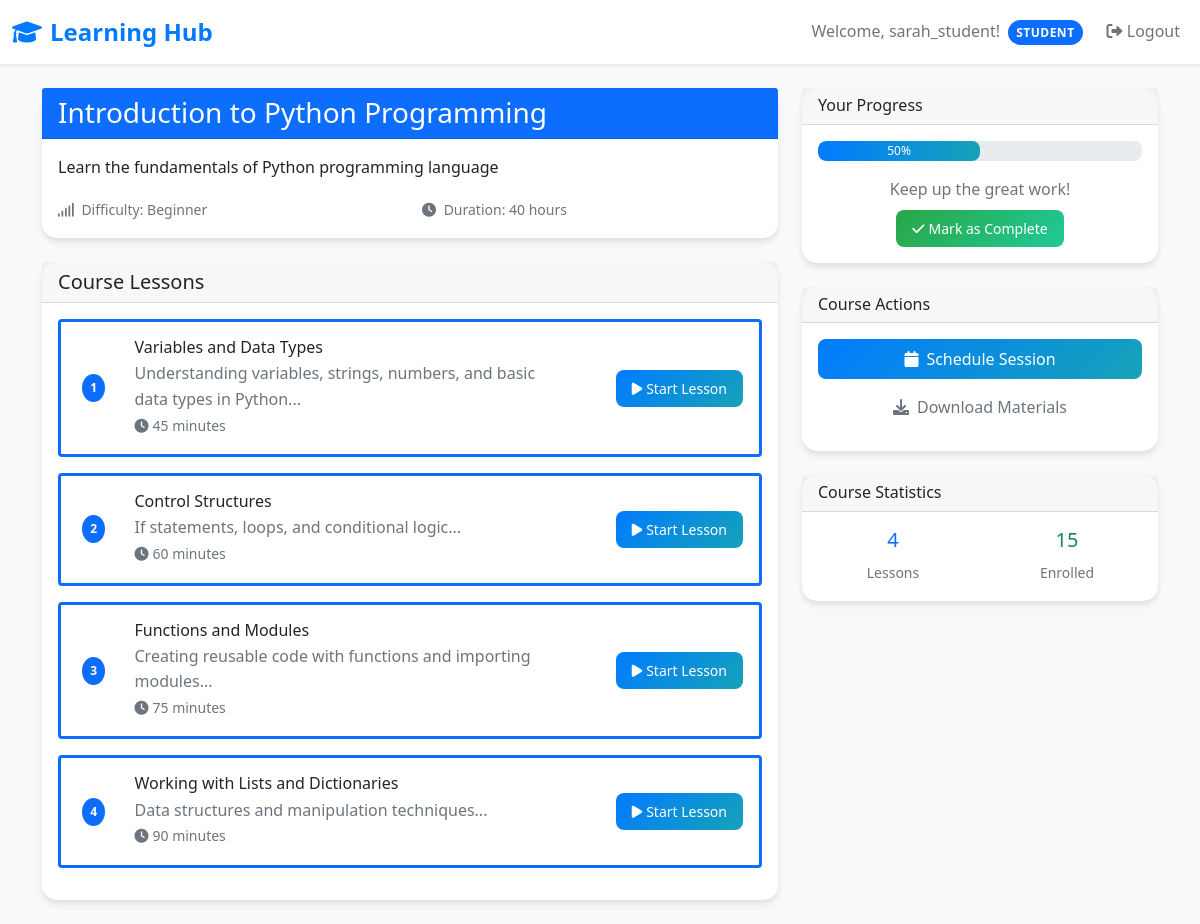
Page /course/1 (signed in) on the committed database.
### tables this page shows
CREATE TABLE courses (
    id INTEGER PRIMARY KEY AUTOINCREMENT,
    title TEXT NOT NULL,
    description TEXT,
    difficulty_level TEXT DEFAULT 'beginner',
    estimated_duration INTEGER, -- in hours
    created_by INTEGER,
    created_at TIMESTAMP DEFAULT CURRENT_TIMESTAMP,
    updated_at TIMESTAMP DEFAULT CURRENT_TIMESTAMP,
    FOREIGN KEY (created_by) REFERENCES users (id)
);

CREATE TABLE lessons (
    id INTEGER PRIMARY KEY AUTOINCREMENT,
    course_id INTEGER NOT NULL,
    title TEXT NOT NULL,
    content TEXT,
    lesson_order INTEGER NOT NULL,
    duration INTEGER, -- in minutes
    created_at TIMESTAMP DEFAULT CURRENT_TIMESTAMP,
    FOREIGN KEY (course_id) REFERENCES courses (id) ON DELETE CASCADE
);

CREATE TABLE progress (
    id INTEGER PRIMARY KEY AUTOINCREMENT,
    user_id INTEGER NOT NULL,
    course_id INTEGER NOT NULL,
    lesson_id INTEGER,
    progress INTEGER DEFAULT 0 CHECK (progress >= 0 AND progress <= 100),
    completed BOOLEAN DEFAULT FALSE,
    last_accessed TIMESTAMP DEFAULT CURRENT_TIMESTAMP,
    updated_at TIMESTAMP DEFAULT CURRENT_TIMESTAMP,
    UNIQUE(user_id, course_id),
    FOREIGN KEY (user_id) REFERENCES users (id) ON DELETE CASCADE,
    FOREIGN KEY (course_id) REFERENCES courses (id) ON DELETE CASCADE,
    FOREIGN KEY (lesson_id) REFERENCES lessons (id) ON DELETE SET NULL
);

### app.py (the view)
@app.route('/course/<int:course_id>')
@login_required
def course_view(course_id):
    conn = get_db_connection()
    course = conn.execute('SELECT * FROM courses WHERE id = ?', (course_id,)).fetchone()
    lessons = conn.execute('SELECT * FROM lessons WHERE course_id = ? ORDER BY lesson_order',
                           (course_id,)).fetchall()
    progress = None
    completed_lessons = []
    if session['user_role'] == 'student':
        progress = conn.execute('SELECT * FROM progress WHERE user_id = ? AND course_id = ?',
                                (session['user_id'], course_id)).fetchone()
        completed_lessons = session.get(f'completed_lessons_{course_id}', [])
    conn.close()
    return render_template('course_view.html', course=course, lessons=lessons,
                           progress=progress, completed_lessons=completed_lessons)

### app.py (called while the page is built)
def get_db_connection():
    conn = sqlite3.connect('learning_hub.db')
    conn.row_factory = sqlite3.Row
    return conn

def login_required(f):
    from functools import wraps
    @wraps(f)
    def decorated_function(*args, **kwargs):
        if 'user_id' not in session:
            return redirect(url_for('login'))
        return f(*args, **kwargs)
    return decorated_function

### templates/course_view.html (shortened to what this page needs)
{% extends "base.html" %}
{% block content %}
<div class="container mt-4">
    <div class="row">
        <div class="col-md-8">
            <div class="card dashboard-card mb-4">
                <div class="card-header bg-primary text-white">
                    <h3 class="mb-0">{{ course.title }}</h3>
                </div>
                <div class="card-body">
                    <p class="card-text">{{ course.description }}</p>
                    <div class="row">
                        <div class="col-md-6">
                            <small class="text-muted">
                                <i class="fas fa-signal me-1"></i>
                                Difficulty: {{ course.difficulty_level.title() }}
                            </small>
                        </div>
                        <div class="col-md-6">
                            <small class="text-muted">
                                <i class="fas fa-clock me-1"></i>
                                Duration: {{ course.estimated_duration }} hours
                            </small>
                        </div>
                    </div>
                </div>
            </div>
            <div class="card dashboard-card">
                <div class="card-header">
                    <h5 class="mb-0">Course Lessons</h5>
                </div>
                <div class="card-body">
                    {% for lesson in lessons %}
                    <div class="card mb-3 border-start border-{{ 'success' if lesson.id in completed_lessons else 'primary' }} border-3">
                        <div class="card-body">
                            <div class="row align-items-center">
                                <div class="col-md-1 text-center">
                                    {% if lesson.id in completed_lessons %}
                                        <span class="badge bg-success rounded-circle p-2">
                                            <i class="fas fa-check"></i>
                                        </span>
                                    {% else %}
                                        <span class="badge bg-primary rounded-circle p-2">{{ lesson.lesson_order }}</span>
                                    {% endif %}
                                </div>
                                <div class="col-md-8">
                                    <h6 class="card-title mb-1">
                                        {{ lesson.title }}
                                    </h6>
                                    <p class="card-text text-muted mb-0">{{ lesson.content[:100] }}...</p>
                                    <small class="text-muted">
                                        <i class="fas fa-clock me-1"></i>{{ lesson.duration }} minutes
                                    </small>
                                </div>
                                <div class="col-md-3 text-end">
                                    {% if session.user_role == 'student' %}
                                        {% if lesson.id in completed_lessons %}
                                            <button class="btn btn-outline-success btn-sm" disabled>
                                                <i class="fas fa-check me-1"></i>Completed
                                            </button>
                                            <br><small class="text-muted mt-1">Well done!</small>
                                        {% else %}
                                            <a href="{{ url_for('start_lesson', lesson_id=lesson.id) }}" class="btn btn-primary btn-sm">
                                                <i class="fas fa-play me-1"></i>Start Lesson
                                            </a>
                                        {% endif %}
                                    {% else %}
                                        <button class="btn btn-outline-info btn-sm">
                                            <i class="fas fa-eye me-1"></i>View Content
                                        </button>
                                    {% endif %}
                                </div>
                            </div>
                        </div>
                    </div>
                    {% endfor %}
                </div>
            </div>
        </div>
        <div class="col-md-4">
            {% if session.user_role == 'student' and progress %}
            <div class="card dashboard-card mb-4">
                <div class="card-header">
                    <h6 class="mb-0">Your Progress</h6>
                </div>
                <div class="card-body text-center">
                    <div class="progress mb-3" style="height: 20px;">
                        <div class="progress-bar" role="progressbar"
                             style="width: {{ progress.progress }}%"
                             aria-valuenow="{{ progress.progress }}"
                             aria-valuemin="0" aria-valuemax="100">
                            {{ progress.progress }}%
                        </div>
                    </div>
                    <p class="text-muted mb-0">Keep up the great work!</p>
                    <button class="btn btn-success btn-sm mt-2" onclick="updateProgress({{ course.id }})">
                        <i class="fas fa-check me-1"></i>Mark as Complete
                    </button>
                </div>
            </div>
            {% endif %}
            <div class="card dashboard-card mb-4">
                <div class="card-header">
                    <h6 class="mb-0">Course Actions</h6>
                </div>
                <div class="card-body">
                    {% if session.user_role == 'student' %}
                        <button class="btn btn-primary w-100 mb-2" onclick="openScheduleModal()">
                            <i class="fas fa-calendar me-2"></i>Schedule Session
                        </button>
                        <button class="btn btn-outline-secondary w-100 mb-2">
                            <i class="fas fa-download me-2"></i>Download Materials
                        </button>
                    {% endif %}
                </div>
            </div>
            <div class="card dashboard-card">
                <div class="card-header">
                    <h6 class="mb-0">Course Statistics</h6>
                </div>
                <div class="card-body">
                    <div class="row text-center">
                        <div class="col-6">
                            <h5 class="text-primary">{{ lessons|length }}</h5>
                            <small class="text-muted">Lessons</small>
                        </div>
                        <div class="col-6">
                            <h5 class="text-success">15</h5>
                            <small class="text-muted">Enrolled</small>
                        </div>
                    </div>
                </div>
            </div>
        </div>
    </div>
</div>
{% endblock %}

### templates/base.html (shortened to what this page needs)
<!DOCTYPE html>
<html lang="en">
<head>
    <link href="https://cdnjs.cloudflare.com/ajax/libs/bootstrap/5.1.3/css/bootstrap.min.css" rel="stylesheet">
    <link href="https://cdnjs.cloudflare.com/ajax/libs/font-awesome/6.0.0/css/all.min.css" rel="stylesheet">
    <link href="{{ url_for('static', filename='css/style.css') }}" rel="stylesheet">
</head>
<body>
    <nav class="navbar navbar-expand-lg navbar-light bg-white shadow-sm">
        <div class="container-fluid">
            <a class="navbar-brand" href="{{ url_for('index') }}">
                <i class="fas fa-graduation-cap me-2"></i>Learning Hub
            </a>
            {% if session.user_id %}
            <div class="navbar-nav ms-auto">
                <span class="navbar-text me-3">
                    Welcome, {{ session.username }}!
                    <span class="role-badge bg-primary text-white ms-1">{{ session.user_role.title() }}</span>
                </span>
                <a class="nav-link" href="{{ url_for('logout') }}">
                    <i class="fas fa-sign-out-alt"></i> Logout
                </a>
            </div>
            {% endif %}
        </div>
    </nav>
    <div class="container-fluid">
        {% block content %}{% endblock %}
    </div>
</body>
</html>

### static/css/style.css (style rules this page uses)
:root { --primary-color: #007bff; --secondary-color: #6c757d; --success-color: #28a745; --warning-color: #ffc107; --danger-color: #dc3545; --info-color: #17a2b8; --light-color: #f8f9fa; --dark-color: #343a40; }
body { background-color: var(--light-color); font-family: 'Segoe UI', Tahoma, Geneva, Verdana, sans-serif; line-height: 1.6; }
.navbar-brand { font-weight: bold; color: var(--primary-color) !important; font-size: 1.5rem; }
.dashboard-card { border: none; border-radius: 15px; box-shadow: 0 4px 6px rgba(0, 0, 0, 0.1); transition: transform 0.3s ease, box-shadow 0.3s ease; margin-bottom: 1.5rem; }
.role-badge { font-size: 0.75rem; padding: 0.25rem 0.5rem; border-radius: 20px; font-weight: 600; text-transform: uppercase; letter-spacing: 0.5px; }
.progress { height: 10px; border-radius: 8px; background-color: #e9ecef; overflow: hidden; }
.progress-bar { background: linear-gradient(90deg, var(--primary-color), var(--info-color)); border-radius: 8px; transition: width 0.6s ease; }
.btn { border-radius: 8px; font-weight: 500; padding: 0.5rem 1rem; transition: all 0.3s ease; border: none; }
.btn-primary { background: linear-gradient(135deg, var(--primary-color), var(--info-color)); }
.btn-success { background: linear-gradient(135deg, var(--success-color), #20c997); }

### rows in the picture
courses: title "Introduction to Python Programming", description "Learn the fundamentals of Python programming language", difficulty_level "Beginner", estimated_duration "40"
lessons: lesson_order "1", title "Variables and Data Types", content "Understanding variables, strings, numbers, and basic data types in Python", duration "45"
lessons: lesson_order "2", title "Control Structures", content "If statements, loops, and conditional logic", duration "60"
lessons: lesson_order "3", title "Functions and Modules", content "Creating reusable code with functions and importing modules", duration "75"
lessons: lesson_order "4", title "Working with Lists and Dictionaries", content "Data structures and manipulation techniques", duration "90"
progress: progress "50"

### other values in the picture
{{ session.username }} "sarah_student"
{{ session.user_role.title() }} "STUDENT"
{{ lessons|length }} "4"
